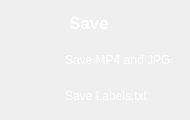
                 <widget class="QFrame" name="Save_QF">
                  <property name="minimumSize">
                   <size>
                    <width>190</width>
                    <height>120</height>
                   </size>
                  </property>
                  <property name="maximumSize">
                   <size>
                    <width>190</width>
                    <height>120</height>
                   </size>
                  </property>
                  <property name="styleSheet">
                   <string notr="true">QFrame#Save_QF{
border:2px solid rgb(255, 255, 255);
border-radius:15px;
}</string>
                  </property>
                  <layout class="QVBoxLayout" name="verticalLayout_20">
                   <property name="leftMargin">
                    <number>9</number>
                   </property>
                   <property name="topMargin">
                    <number>9</number>
                   </property>
                   <property name="rightMargin">
                    <number>9</number>
                   </property>
                   <property name="bottomMargin">
                    <number>9</number>
                   </property>
                   <item>
                    <widget class="QPushButton" name="ToggleBotton_5">
                     <property name="sizePolicy">
                      <sizepolicy hsizetype="Expanding" vsizetype="Fixed">
                       <horstretch>0</horstretch>
                       <verstretch>0</verstretch>
                      </sizepolicy>
                     </property>
                     <property name="minimumSize">
                      <size>
                       <width>0</width>
                       <height>30</height>
                      </size>
                     </property>
                     <property name="maximumSize">
                      <size>
                       <width>16777215</width>
                       <height>30</height>
                      </size>
                     </property>
                     <property name="font">
                      <font>
                       <family>Segoe UI</family>
                       <pointsize>13</pointsize>
                       <italic>false</italic>
                       <bold>true</bold>
                      </font>
                     </property>
                     <property name="cursor">
                      <cursorShape>ArrowCursor</cursorShape>
                     </property>
                     <property name="mouseTracking">
                      <bool>true</bool>
                     </property>
                     <property name="focusPolicy">
                      <enum>Qt::StrongFocus</enum>
                     </property>
                     <property name="contextMenuPolicy">
                      <enum>Qt::DefaultContextMenu</enum>
                     </property>
                     <property name="layoutDirection">
                      <enum>Qt::LeftToRight</enum>
                     </property>
                     <property name="autoFillBackground">
                      <bool>false</bool>
                     </property>
                     <property name="styleSheet">
                      <string notr="true">QPushButton{
background-image: url(:/all/img/save.png);
background-repeat: no-repeat;
background-position: left center;
border: none;
border-left: 20px solid transparent;

text-align: left;
padding-left: 40px;
padding-bottom: 2px;
color: rgb(255, 255, 255);
font: 600 12pt &quot;Segoe UI&quot;;
}</string>
                     </property>
                     <property name="text">
                      <string>Save</string>
                     </property>
                     <property name="autoDefault">
                      <bool>false</bool>
                     </property>
                     <property name="default">
                      <bool>false</bool>
                     </property>
                     <property name="flat">
                      <bool>false</bool>
                     </property>
                    </widget>
                   </item>
                   <item>
                    <widget class="QCheckBox" name="save_res_button">
                     <property name="cursor">
                      <cursorShape>PointingHandCursor</cursorShape>
                     </property>
                     <property name="styleSheet">
                      <string notr="true">QCheckBox {
color: rgb(255, 255, 255);
font: 600 10pt &quot;Segoe UI&quot;;
        }

        QCheckBox::indicator {
            padding-top: 1px;
padding-left: 10px;
            width: 40px;
            height: 30px;
            border: none;
        }

        QCheckBox::indicator:unchecked {
            image: url(:/all/img/check_no.png);
        }

        QCheckBox::indicator:checked {
            image: url(:/all/img/check_yes.png);
        }</string>
                     </property>
                     <property name="text">
                      <string>Save MP4 and JPG</string>
                     </property>
                    </widget>
                   </item>
                   <item>
                    <widget class="QCheckBox" name="save_txt_button">
                     <property name="cursor">
                      <cursorShape>PointingHandCursor</cursorShape>
                     </property>
                     <property name="styleSheet">
                      <string notr="true">QCheckBox {
color: rgb(255, 255, 255);
font: 600 10pt &quot;Segoe UI&quot;;
        }

        QCheckBox::indicator {
            padding-top: 1px;
padding-left: 10px;
            width: 40px;
            height: 30px;
            border: none;
        }

        QCheckBox::indicator:unchecked {
            image: url(:/all/img/check_no.png);
        }

        QCheckBox::indicator:checked {
            image: url(:/all/img/check_yes.png);
        }</string>
                     </property>
                     <property name="text">
                      <string>Save Labels.txt</string>
                     </property>
                    </widget>
                   </item>
                  </layout>
                 </widget>
